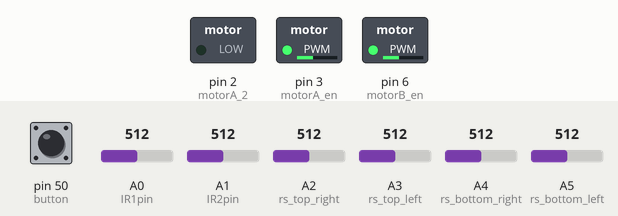
Recording of a sketch running on a simulated Arduino Mega 2560, built with avr-gcc and run on an emulated ATmega2560. Parts: switched loads named in the sketch (green lamp = pin HIGH). The test bench sets the inputs (shaded band); at power-on: A0 (IR1pin) = 512, pin 50 (button) LOW, A1 (IR2pin) = 512, A2 (rs_top_right) = 512, A3 (rs_top_left) = 512, A4 (rs_bottom_right) = 512, A5 (rs_bottom_left) = 512. What the sketch prints to the serial monitor is not drawn.

Above: at 1.2 s.
1.3 s: A0 (IR1pin) set to 106
2.8 s: A0 (IR1pin) set to 93
Timing chart, 0 to 5.8 s (numbered marks = the images above; inputs shaded):
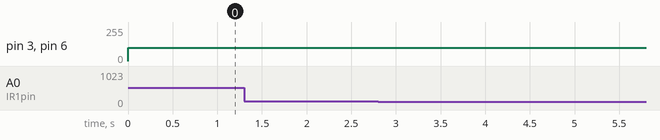

Measured:
- after the input at 1.3 s, every drawn part: stays the same
- after the input at 2.8 s, every drawn part: stays the same

The sketch:

jmsb_john.ino
```cpp
//define constants
//aka pins

//motor A
//values are the pins in ard...
const int motorA_1 = 1; //in1
const int motorA_2 = 2; //in2
const int motorA_en = 3;

//motor B
const int motorB_1 = 4; //in1
const int motorB_2 = 5; //in2
const int motorB_en = 6;

//infrared sensors
const int IR1pin = A0; //keep in an analog port since it didnt work in the other ones
const int IR2pin = A1;


//reflectance sensor
const int rs_top_right = A2;
const int rs_top_left = A3;
const int rs_bottom_right = A4;
const int rs_bottom_left = A5;

//button
const int button = 50;
int button_not_pressed = true;


void setup() {

  // put your setup code here, to run once:
  Serial.begin(9600);

  //button
  pinMode(button, INPUT);

  //infrared stuff
  pinMode(IR1pin, INPUT); // IR Sensor pin INPUT
  pinMode(IR2pin, INPUT); // IR Sensor pin INPUT

  // //motor A setup
  pinMode(motorA_en, OUTPUT); //motor speed 0 to 255, however max it at 100 to not fry
  pinMode(motorA_1, OUTPUT);
  pinMode(motorA_2, OUTPUT);
  // // Set initial rotation direction
  // //to go in a direction they have to be opposing, swithcing which one is high and low makes it go forward or backward
  digitalWrite(motorA_1, LOW);
  digitalWrite(motorA_2, HIGH);


  //motor B setup

  //reflexive stuff
  pinMode(rs_top_right, INPUT); //gives a number from 0 to 1023, lower means closer to white, higher means closer to black
  pinMode(rs_top_left, INPUT); //gives a number from 0 to 1023, lower means closer to white, higher means closer to black
  pinMode(rs_bottom_right, INPUT); //gives a number from 0 to 1023, lower means closer to white, higher means closer to black
  pinMode(rs_bottom_right, INPUT); //gives a number from 0 to 1023, lower means closer to white, higher means closer to black


  //


}

void loop() {
  // put your main code here, to run repeatedly:

  //button code
  //on initial boot, make it wait 3 seconds for start-up
  boolean current = digitalRead(button);
  if(current && button_not_pressed){
    delay(3000);
    button_not_pressed = false;
  }


  //infrared
  //this gets me a distance for which we can judge or next move
  float distanceRight = analogRead(IR1pin);
  float distanceLeft = analogRead(IR2pin);
  Serial.println(distanceRight);
  Serial.println(distanceLeft);
  //delay(1000);


  //reflexive
  float light_tr = analogRead(rs_top_right);
  float light_tl = analogRead(rs_top_left);
  float light_br = analogRead(rs_bottom_right);
  float light_bl = analogRead(rs_bottom_left);
  Serial.println(light_tr);
  Serial.println(light_tl);
  Serial.println(light_br);
  Serial.println(light_bl);
  //delay(250);


  //logic loop

  if(rs_top_right < 400 && rs_top_left < 400){
    //if both top hit white, go backward
    goBackward();
  }
  else if(rs_bottom_right < 400 && rs_bottom_left < 400){
    //if both back hit white go forward
    //maybe max out the speed !!!
    goForward();
  }
  else if(rs_bottom_right < 400 && rs_top_right < 400){
    //right side on white go left while moving forward
    goLeftForward();
  }
  else if(rs_bottom_left < 400 && rs_top_left < 400){
    //left side on white go right while moving forward
    goRightForward();
  }
  else if(rs_top_right < 400){
    //this means it hit a white
    goRightBackward();
  }
  else if(rs_top_left < 400){
    //this means it hit a white
    goLeftBackward();
  }
  else if(rs_bottom_right < 400){
    //this means it hit a white
    goRightForward();
  }
   else if(rs_bottom_left < 400){
    //this means it hit a white
    goLeftForward();
  }
  else if (distanceRight < 31 && distanceLeft<31) {
    goForward();
  }
  else if(distanceRight < 31 && distanceLeft > 31){
    //nothing on left side
    //however we see it to the right
    goRightForward();

  }
  else if(distanceRight > 31 && distanceLeft < 31){
    //nothing on left side
    //however we see it to the right
    goLeftForward();

  }
  else{
    //both scanners see nothing
    //colors see nothing
    //we can't not move for long so pivot
    goLeftPivot();
  }


}


void goLeftForward(){
  digitalWrite(motorA_1, HIGH);
  digitalWrite(motorA_2, HIGH);
  analogWrite(motorA_en, 100);

  digitalWrite(motorB_1, HIGH);
  digitalWrite(motorB_2, HIGH);
  analogWrite(motorB_en, 50);
}
void goLeftBackward(){
  digitalWrite(motorA_1, LOW);
  digitalWrite(motorA_2, LOW);
  analogWrite(motorA_en, 100);

  digitalWrite(motorB_1, LOW);
  digitalWrite(motorB_2, LOW);
  analogWrite(motorB_en, 50);
}

void goLeftPivot(){
  digitalWrite(motorA_1, LOW);
  digitalWrite(motorA_2, LOW);
  analogWrite(motorA_en, 100);

  digitalWrite(motorB_1, HIGH);
  digitalWrite(motorB_2, HIGH);
  analogWrite(motorB_en, 100);
}

void goRightForward(){
  digitalWrite(motorA_1, HIGH);
  digitalWrite(motorA_2, HIGH);
  analogWrite(motorA_en, 50);

  digitalWrite(motorB_1, HIGH);
  digitalWrite(motorB_2, HIGH);
  analogWrite(motorB_en, 100);
}

void goRightBackward(){
  digitalWrite(motorA_1, LOW);
  digitalWrite(motorA_2, LOW);
  analogWrite(motorA_en, 50);

  digitalWrite(motorB_1, LOW);
  digitalWrite(motorB_2, LOW);
  analogWrite(motorB_en, 100);
}

void goRightPivot(){
  digitalWrite(motorA_1, HIGH);
  digitalWrite(motorA_2, HIGH);
  analogWrite(motorA_en, 100);

  digitalWrite(motorB_1, LOW);
  digitalWrite(motorB_2, LOW);
  analogWrite(motorB_en, 100);
}

void goForward(){
  //both motors should go forward

  digitalWrite(motorA_1, HIGH);
  digitalWrite(motorA_2, HIGH);
  analogWrite(motorA_en, 100);

  digitalWrite(motorB_1, HIGH);
  digitalWrite(motorB_2, HIGH);
  analogWrite(motorB_en, 100);

  Serial.println("Straight");

}
void goBackward(){
  //both motors should go forward

  digitalWrite(motorA_1, LOW);
  digitalWrite(motorA_2, LOW);
  analogWrite(motorA_en, 100);

  digitalWrite(motorB_1, LOW);
  digitalWrite(motorB_2, LOW);
  analogWrite(motorB_en, 100);

  Serial.println("Backwards");

}
void goNowhere(){
  analogWrite(motorA_en, 0);
  analogWrite(motorB_en, 0);
  Serial.println("Nowhere");
}
```
